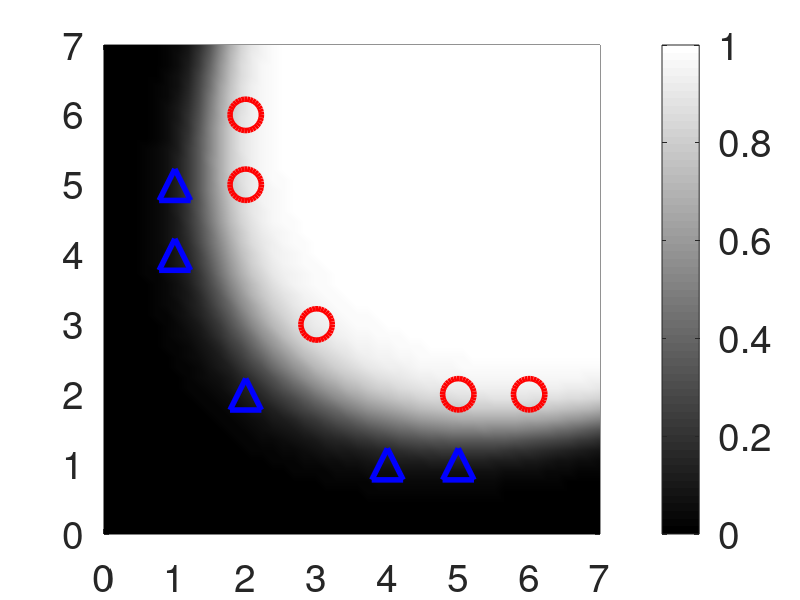
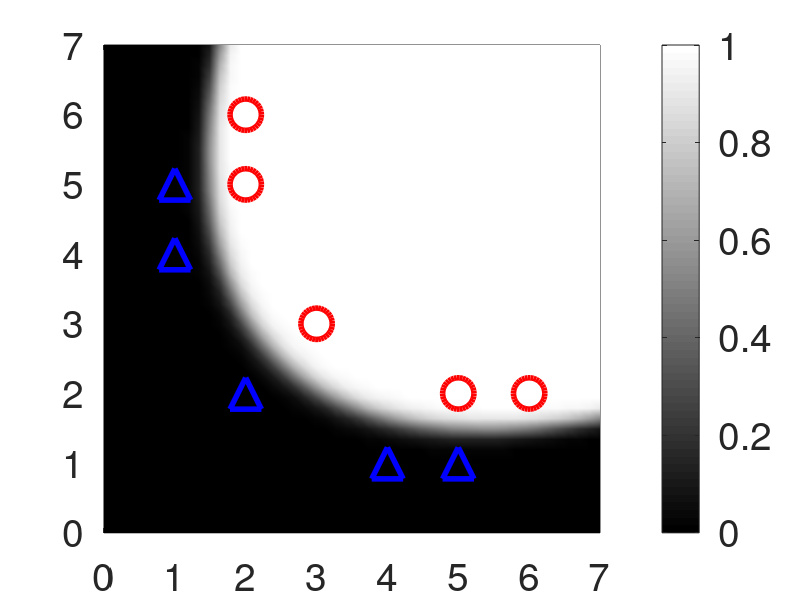

The MATLAB source for these figures, in order:
%
%close all
clear
DATA.LINEWIDTH=4;
DATA.FONTSIZE=28;
DATA.MARKERSIZE=20;



X1=load('data1.txt'); 
X2=load('data2.txt');


%%%%%%%%%%%%%%%%%%%%%%%%%%%%%%%%%%%%%%%%%%%%%%%%%%%%%%%%%%%%%%%%%%%%%%%%%%%%%%%%
function F=func_sigmoid(C,X)
    F=1./(1.0+exp(-func_a(X)*C));
endfunction

function a=func_a(X)
    b0=ones(size(X,1),1);
    b1=X;
    b2=[X(:,1).^2 X(:,2).^2 X(:,1).*X(:,2)];
    a=[b0 b1 b2];
    
endfunction


function H=func_logit(F)
    H=log(F./(1-F));
endfunction

function C=func_getc(X1,X2,B,DATA)

    Y1=B*ones(size(X1,1),1);
    Y2=(1-B)*ones(size(X2,1),1);


    X=[X1;X2];
    Y=[Y1;Y2];
    A=func_a(X);

    C=inv(A'*A)*A'*func_logit(Y);

    L=48;
    U=linspace(round(min(X(:,1)))-1,round(max(X(:,1)))+1,L);
    V=linspace(round(min(X(:,2)))-1,round(max(X(:,2)))+1,L);
    [UU VV]=meshgrid(U,V);
    ZZ=zeros(size(UU));
    L=numel(UU);
    for II=1:L
        ZZ(II)=func_sigmoid(C,[UU(II) VV(II)]);
    endfor
   
    pcolor(UU,VV,ZZ)
    colormap(gray)
    shading interp;
    hc=colorbar;
    set(hc,'fontsize',DATA.FONTSIZE);

    hold on
    scatter(X1(:,1),X1(:,2),512,'b','^','linewidth',DATA.LINEWIDTH) 
    hold off
    hold on
    scatter(X2(:,1),X2(:,2),512,'r','o','linewidth',DATA.LINEWIDTH) 
    hold off
    %hold on
    %plot(U,-(C(1)/C(3))-(C(2)/C(3))*U,':k','linewidth',DATA.LINEWIDTH)
    %ylim([min(V) max(V)])
    %hold off

    grid

    set(gca,'fontsize',DATA.FONTSIZE);

endfunction

B=0.1
C=func_getc(X1,X2,B,DATA)
%set(gca,'linewidth',LINEWIDTH);
print(gcf,'ex1s1-reglogrnr1poly.eps','-depsc')

B=0.001
C=func_getc(X1,X2,B,DATA)
%set(gca,'linewidth',LINEWIDTH);
print(gcf,'ex1s2-reglogrnr1poly.eps','-depsc')
